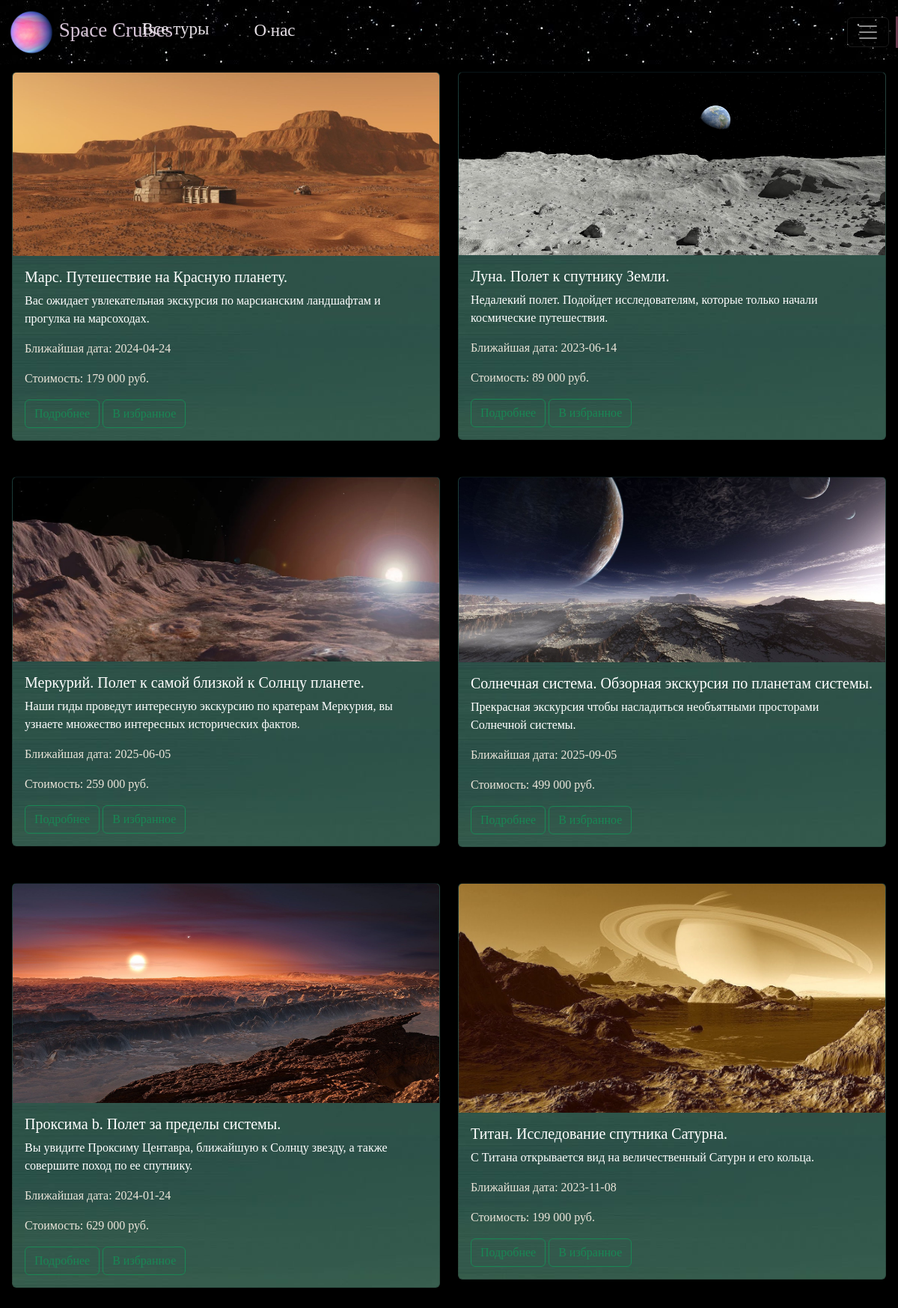
The page /search_tours on the database its author committed.
### data/tours_form.py (models this page shows)
class Tour(SqlAlchemyBase, SerializerMixin):
    __tablename__ = 'tours'
    id = sqlalchemy.Column(sqlalchemy.Integer, primary_key=True, autoincrement=True)
    name = sqlalchemy.Column(sqlalchemy.String, nullable=True)
    discription = sqlalchemy.Column(sqlalchemy.String, nullable=True)
    start_date = sqlalchemy.Column(sqlalchemy.DateTime)
    end_date = sqlalchemy.Column(sqlalchemy.DateTime)
    image = sqlalchemy.Column(sqlalchemy.String, nullable=True)
    price = sqlalchemy.Column(sqlalchemy.Integer, nullable=True)
    full_description = sqlalchemy.Column(sqlalchemy.String, nullable=True)

### main.py (the view)
@app.route('/search_tours', methods=['GET', 'POST'])
def search():  # Функция для показа всех туров или туров по поиску
    db_sess = create_session()
    last_tour = None
    if request.method == 'GET':  # Если нужно получить все туры
        tours = db_sess.query(Tour).all()
    else:  # Если воспользовались поиском по турам
        tours = db_sess.query(Tour).filter(Tour.name.like(f"%{request.form['search'].capitalize()}%")).all()
    tours = [tours[i:i + 2] for i in range(0, len(tours), 2)]  # Формируем туры по парам чтобы расположить на странице
    if tours and len(tours[-1]) % 2:  # Если в последнюю пару попал один тур, записываем его в отдельную переменную
        last_tour, tours = tours[-1], tours[:-1]
    inds = [i.id for i in current_user.tours] if current_user.is_authenticated else []
    return render_template("all_tours.html", tours=tours, last_tour=last_tour, inds=inds)

### data/db_session.py (called while the page is built)
def create_session() -> Session:
    global __factory
    return __factory()

### templates/all_tours.html (shortened to what this page needs)
{% extends "base.html" %}
{% block content %}
{% if not tours and not last_tour %}
<center>
  <br>
  <br>
  <br>
  <h1 style="color:white;font-family:century gothic;">Ничего не найдено</h1>
</center>
{% else %}
<center>
<h1 style="color:white;font-family:century gothic;">Космические туры</h1></center>
<br>
{% for tour in tours %}
<div class="row row-cols-1 row-cols-md-2 g-4">
  <div class="col">
    <div class="card" style="background-image:url(/static/img/green_sky.jpg);color:white;font-family:century gothic">
      <img src={{tour[0].image}} class="card-img-top" alt="...">
      <div class="card-body">
        <h5 class="card-title">{{ tour[0].name }}</h5>
        <p class="card-text">{{ tour[0].discription }}</p>
        <div style="color:#ebe5da">
          <p>Ближайшая дата:   {{ tour[0].start_date.date() }}</p>
          <p>Стоимость:  {{ tour[0].price }} руб.</p>
  </div>
        <a href="/more_detailed/{{ tour[0].id }}" class="btn btn-outline-success">Подробнее</a>
        {% if tour[0].id in inds %}
          <a href="#">В избранном </a>
        {% else %}
        <a href="/add_to_favourites/{{ tour[0].id }}" class="btn btn-outline-success">В избранное</a>
        {% endif %}
      </div>
    </div>
  </div>
  <div class="col">
    <div class="card" style="background-image:url(/static/img/green_sky.jpg);color:white;font-family:century gothic">
      <img src={{tour[1].image}} class="card-img-top" alt="...">
      <div class="card-body">
        <h5 class="card-title">{{ tour[1].name }}</h5>
        <p class="card-text">{{ tour[1].discription }}</p>
        <div style="color:#ebe5da">
          <p>Ближайшая дата:   {{ tour[1].start_date.date() }}</p>
          <p>Стоимость:  {{ tour[1].price }} руб.</p>
  </div>
        <a href="/more_detailed/{{ tour[1].id }}" class="btn btn-outline-success">Подробнее</a>
        {% if tour[1].id in inds %}
          <a href="#">В избранном </a>
        {% else %}
        <a href="/add_to_favourites/{{ tour[1].id }}" class="btn btn-outline-success">В избранное</a>
        {% endif %}
      </div>
    </div>
  </div>
</div>
<br>
<br>
{%endfor%}
{% endif %}
{% endblock %}

### templates/base.html (shortened to what this page needs)
<!doctype html>
<html lang="en">
<head>
    <link href="https://cdn.jsdelivr.net/npm/bootstrap@5.3.0-alpha1/dist/css/bootstrap.min.css" rel="stylesheet">
    <link href="https://getbootstrap.com/docs/5.3/assets/css/docs.css" rel="stylesheet">
    <link href="//maxcdn.bootstrapcdn.com/font-awesome/4.1.0/css/font-awesome.min.css" rel="stylesheet">
    <link rel="stylesheet" type="text/css" href="/static/css/style.css">
</head>
<body class="p-3 m-0 border-0 bd-example" style="background-color:black">
<nav class="navbar navbar-dark bg-dark fixed-top" style="background:url(/static/img/sky.jpg)">
    <div class="container-fluid">
        <a class="navbar-brand" href="/" style="font-family:century gothic;font-size: 27px;color:#d6c3d6">
            <img src="/static/img/planet.jpg" width="60" height="60" class="d-inline-block align-text-center">
            Space Cruises
        </a>
        <form id="base_form" action="/search_tours" method="POST">
            <a class="nav-link active" aria-current="page" href="/search_tours"
               style="color:white;font-family:century gothic;font-size: 23px;position: relative;right:750px;color:#e5dfe5">Все
                туры</a>
            <a class="nav-link active" aria-current="page" href="#"
               style="color:white;font-family:century gothic;font-size: 23px;position: relative;right:600px;top:-33px;color:#e5dfe5 ">О
                нас</a>
            <input id="input_search" type="text" placeholder="Искать полеты..." name="search">
            <button id="submit_btn" type="submit"></button>
        </form>
        <button class="navbar-toggler" type="button" data-bs-toggle="offcanvas" data-bs-target="#offcanvasDarkNavbar"
                aria-controls="offcanvasDarkNavbar">
            <span class="navbar-toggler-icon"></span>
        </button>
    </div>
</nav>
{% block content %} {% endblock %}
</body>
</html>

### static/css/style.css (style rules this page uses)
* { box-sizing: border-box; }
#base_form { position: relative; width: 300px; left:400px; height: 42px; }
#input_search { height: 42px; width: 0; padding: 0 42px 0 15px; border: none; border-bottom: 2px solid transparent; outline: none; background: transparent; transition: .4s cubic-bezier(0, 0.8, 0, 1); position: absolute; top: 0; right: 0; z-index: 2; color: white; font-family:helterskelter; font-size: 20px; }
#submit_btn { background: #683B4D; border: none; height: 42px; width: 42px; position: absolute; top: 0; right: 0; cursor: pointer; }
#submit_btn:before { content: "\f002"; font-family: FontAwesome; font-size: 16px; color: #F9F0DA; }

### rows shown on the page
Tour: image (picture), name "Марс. Путешествие на Красную планету.", discription "Вас ожидает увлекательная экскурсия по марсианским ландшафтам и прогулка на марсоходах.", start_date "2024-04-24", price "179 000", name "Луна. Полет к спутнику Земли.", discription "Недалекий полет. Подойдет исследователям, которые только начали космические путешествия.", start_date "2023-06-14", price "89 000"
Tour: image (picture), name "Меркурий. Полет к самой близкой к Солнцу планете.", discription "Наши гиды проведут интересную экскурсию по кратерам Меркурия, вы узнаете множество интересных исторических фактов.", start_date "2025-06-05", price "259 000", name "Солнечная система. Обзорная экскурсия по планетам системы.", discription "Прекрасная экскурсия чтобы насладиться необъятными просторами Солнечной системы.", start_date "2025-09-05", price "499 000"
Tour: image (picture), name "Проксима b. Полет за пределы системы.", discription "Вы увидите Проксиму Центавра, ближайшую к Солнцу звезду, а также совершите поход по ее спутнику.", start_date "2024-01-24", price "629 000", name "Титан. Исследование спутника Сатурна.", discription "С Титана открывается вид на величественный Сатурн и его кольца.", start_date "2023-11-08", price "199 000"
